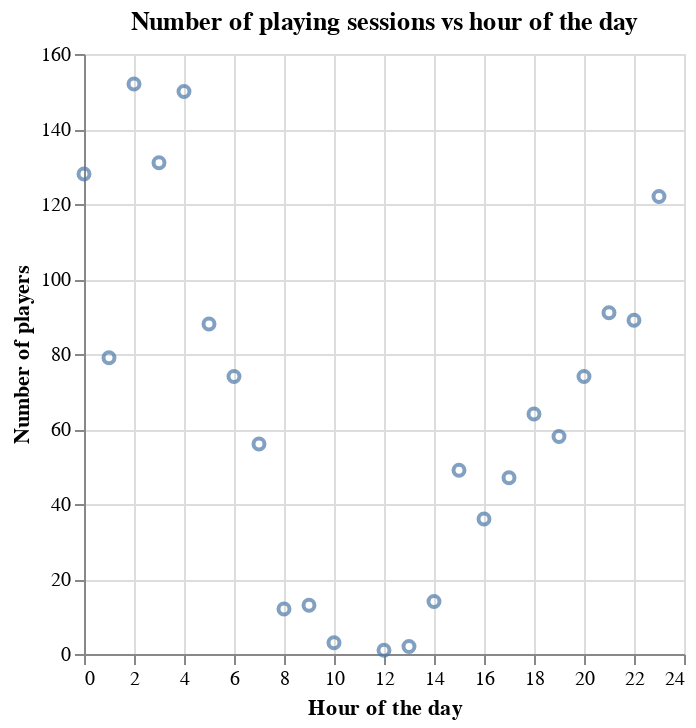

Notebook code for this chart:
### Markdown cell above
### Visualizations

Below are vizualizations comparing the relationship between hour of the day and number of playing sessions (**Figure 1.0**, `Number of playing sessions vs hour of the day`) and the relationship between hour of the day minutes played per session (**Figure 1.1**, `Total minutes per playing session vs hour the day`). **Figure 1.0** will help us in determining the number of players on the server simultaneously and **Figure 1.1** will help us in determining the number of minutes played per session.

### Code cell
hours_scatter = alt.Chart(start_hour_data).mark_point().encode(
    x=alt.X('start_hour').title('Hour of the day'),
    y=alt.Y('count').title('Number of players'),
).properties(title='Number of playing sessions vs hour of the day')

display(hours_scatter)
display(Markdown("**Figure 1.0:** Exploratory visualization of number of players active throughout the day."))

### Figure 1 — Vega specification as saved in the notebook (floating-point values rounded to 4 significant figures)
{"$schema": "https://vega.github.io/schema/vega/v5.json", "data": [{"name": "source_0", "values": [{"count": 152, "start_hour": 2}, {"count": 150, "start_hour": 4}, {"count": 131, "start_hour": 3}, {"count": 128, "start_hour": 0}, {"count": 122, "start_hour": 23}, {"count": 91, "start_hour": 21}, {"count": 89, "start_hour": 22}, {"count": 88, "start_hour": 5}, {"count": 79, "start_hour": 1}, {"count": 74, "start_hour": 20}, {"count": 74, "start_hour": 6}, {"count": 64, "start_hour": 18}, {"count": 58, "start_hour": 19}, {"count": 56, "start_hour": 7}, {"count": 49, "start_hour": 15}, {"count": 47, "start_hour": 17}, {"count": 36, "start_hour": 16}, {"count": 14, "start_hour": 14}, {"count": 13, "start_hour": 9}, {"count": 12, "start_hour": 8}, {"count": 3, "start_hour": 10}, {"count": 2, "start_hour": 13}, {"count": 1, "start_hour": 12}]}, {"name": "source_0_x_domain_start_hour", "values": [{"min": 0, "max": 23}]}, {"name": "source_0_y_domain_count", "values": [{"min": 1, "max": 152}]}], "marks": [{"type": "symbol", "name": "marks", "from": {"data": "source_0"}, "encode": {"update": {"x": {"field": "start_hour", "scale": "x"}, "stroke": {"value": "#4c78a8"}, "opacity": {"value": 0.7}, "fill": {"value": "transparent"}, "y": {"field": "count", "scale": "y"}}}, "style": ["point"]}], "scales": [{"name": "x", "type": "linear", "domain": [{"signal": "(data(\"source_0_x_domain_start_hour\")[0] || {}).min"}, {"signal": "(data(\"source_0_x_domain_start_hour\")[0] || {}).max"}], "range": [0, {"signal": "width"}], "zero": true, "nice": true}, {"name": "y", "type": "linear", "domain": [{"signal": "(data(\"source_0_y_domain_count\")[0] || {}).min"}, {"signal": "(data(\"source_0_y_domain_count\")[0] || {}).max"}], "range": [{"signal": "height"}, 0], "nice": true, "zero": true}], "axes": [{"scale": "x", "minExtent": 0, "zindex": 0, "tickCount": {"signal": "ceil(width/40)"}, "grid": true, "maxExtent": 0, "aria": false, "orient": "bottom", "labels": false, "gridScale": "y", "domain": false, "ticks": false}, {"scale": "y", "tickCount": {"signal": "ceil(height/40)"}, "labels": false, "gridScale": "x", "grid": true, "maxExtent": 0, "aria": false, "minExtent": 0, "orient": "left", "ticks": false, "zindex": 0, "domain": false}, {"scale": "x", "labelOverlap": true, "orient": "bottom", "labelFlush": true, "title": "Hour of the day", "grid": false, "zindex": 0, "tickCount": {"signal": "ceil(width/40)"}}, {"scale": "y", "zindex": 0, "grid": false, "title": "Number of players", "orient": "left", "tickCount": {"signal": "ceil(height/40)"}, "labelOverlap": true}], "title": {"text": "Number of playing sessions vs hour of the day", "frame": "group"}, "background": "white", "height": 300, "width": 300, "style": "cell", "padding": 5}
